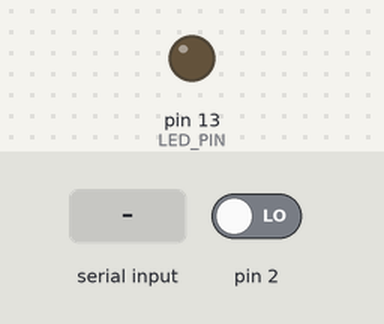
Recording of a program running on a simulated Arduino Uno, built with avr-gcc and run on an emulated ATmega328P. Parts: output pins drawn as LEDs (lit = HIGH). The test bench sets the inputs (shaded band); at power-on: pin 2 LOW. The sensor or clock chip raises its interrupt line as the real part does; what the program prints to the serial monitor is not drawn.

Above: at 0.9 s.
1.0 s: "1\n" received over Serial
At 2.1 s:
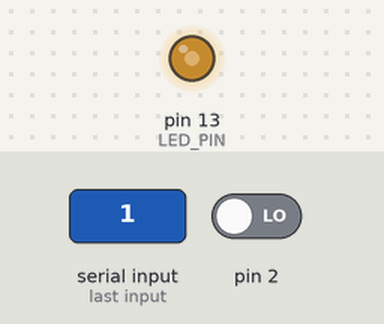
3.0 s: pin 2 driven HIGH
At 3.7 s:
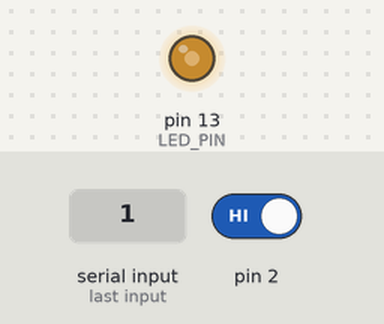
Timing chart, 0 to 6.0 s (numbered marks = the images above; inputs shaded):
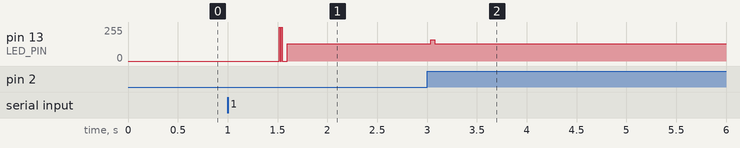

The program:

main.cpp
```cpp
#include <Arduino.h>
// I2C device class (I2Cdev) demonstration Arduino sketch for MPU6050 class using DMP (MotionApps v2.0)
// 6/21/2012 by Jeff Rowberg <jeff@rowberg.net>
// Updates should (hopefully) always be available at https://github.com/jrowberg/i2cdevlib
//
// Changelog:
//      2013-05-08 - added seamless Fastwire support
//                 - added note about gyro calibration
//      2012-06-21 - added note about Arduino 1.0.1 + Leonardo compatibility error
//      2012-06-20 - improved FIFO overflow handling and simplified read process
//      2012-06-19 - completely rearranged DMP initialization code and simplification
//      2012-06-13 - pull gyro and accel data from FIFO packet instead of reading directly
//      2012-06-09 - fix broken FIFO read sequence and change interrupt detection to RISING
//      2012-06-05 - add gravity-compensated initial reference frame acceleration output
//                 - add 3D math helper file to DMP6 example sketch
//                 - add Euler output and Yaw/Pitch/Roll output formats
//      2012-06-04 - remove accel offset clearing for better results (thanks Sungon Lee)
//      2012-06-01 - fixed gyro sensitivity to be 2000 deg/sec instead of 250
//      2012-05-30 - basic DMP initialization working

/* ============================================
I2Cdev device library code is placed under the MIT license
Copyright (c) 2012 Jeff Rowberg

Permission is hereby granted, free of charge, to any person obtaining a copy
of this software and associated documentation files (the "Software"), to deal
in the Software without restriction, including without limitation the rights
to use, copy, modify, merge, publish, distribute, sublicense, and/or sell
copies of the Software, and to permit persons to whom the Software is
furnished to do so, subject to the following conditions:

The above copyright notice and this permission notice shall be included in
all copies or substantial portions of the Software.

THE SOFTWARE IS PROVIDED "AS IS", WITHOUT WARRANTY OF ANY KIND, EXPRESS OR
IMPLIED, INCLUDING BUT NOT LIMITED TO THE WARRANTIES OF MERCHANTABILITY,
FITNESS FOR A PARTICULAR PURPOSE AND NONINFRINGEMENT. IN NO EVENT SHALL THE
AUTHORS OR COPYRIGHT HOLDERS BE LIABLE FOR ANY CLAIM, DAMAGES OR OTHER
LIABILITY, WHETHER IN AN ACTION OF CONTRACT, TORT OR OTHERWISE, ARISING FROM,
OUT OF OR IN CONNECTION WITH THE SOFTWARE OR THE USE OR OTHER DEALINGS IN
THE SOFTWARE.
===============================================
*/

// I2Cdev and MPU6050 must be installed as libraries, or else the .cpp/.h files
// for both classes must be in the include path of your project
#include <I2Cdev.h>

#include <MPU6050_6Axis_MotionApps20.h>
//#include "MPU6050.h" // not necessary if using MotionApps include file

// Arduino Wire library is required if I2Cdev I2CDEV_ARDUINO_WIRE implementation
// is used in I2Cdev.h
#if (I2CDEV_IMPLEMENTATION == I2CDEV_ARDUINO_WIRE) && !defined (PARTICLE)
    #include "Wire.h"
#endif

// class default I2C address is 0x68
// specific I2C addresses may be passed as a parameter here
// AD0 low = 0x68 (default for SparkFun breakout and InvenSense evaluation board)
// AD0 high = 0x69
MPU6050 mpu;
//MPU6050 mpu(0x69); // <-- use for AD0 high

/* =========================================================================
   NOTE: In addition to connection 3.3v, GND, SDA, and SCL, this sketch
   depends on the MPU-6050's INT pin being connected to the Arduino's
   external interrupt #0 pin. On the Arduino Uno and Mega 2560, this is
   digital I/O pin 2.
 * ========================================================================= */

/* =========================================================================
   NOTE: Arduino v1.0.1 with the Leonardo board generates a compile error
   when using Serial.write(buf, len). The Teapot output uses this method.
   The solution requires a modification to the Arduino USBAPI.h file, which
   is fortunately simple, but annoying. This will be fixed in the next IDE
   release. For more info, see these links:

   http://arduino.cc/forum/index.php/topic,109987.0.html
   http://code.google.com/p/arduino/issues/detail?id=958
 * ========================================================================= */


// uncomment "OUTPUT_READABLE_QUATERNION" if you want to see the actual
// quaternion components in a [w, x, y, z] format (not best for parsing
// on a remote host such as Processing or something though)
//#define OUTPUT_READABLE_QUATERNION

// uncomment "OUTPUT_READABLE_EULER" if you want to see Euler angles
// (in degrees) calculated from the quaternions coming from the FIFO.
// Note that Euler angles suffer from gimbal lock (for more info, see
// http://en.wikipedia.org/wiki/Gimbal_lock)
//#define OUTPUT_READABLE_EULER

// uncomment "OUTPUT_READABLE_YAWPITCHROLL" if you want to see the yaw/
// pitch/roll angles (in degrees) calculated from the quaternions coming
// from the FIFO. Note this also requires gravity vector calculations.
// Also note that yaw/pitch/roll angles suffer from gimbal lock (for
// more info, see: http://en.wikipedia.org/wiki/Gimbal_lock)
//#define OUTPUT_READABLE_YAWPITCHROLL

// uncomment "OUTPUT_READABLE_REALACCEL" if you want to see acceleration
// components with gravity removed. This acceleration reference frame is
// not compensated for orientation, so +X is always +X according to the
// sensor, just without the effects of gravity. If you want acceleration
// compensated for orientation, us OUTPUT_READABLE_WORLDACCEL instead.
//#define OUTPUT_READABLE_REALACCEL

// uncomment "OUTPUT_READABLE_WORLDACCEL" if you want to see acceleration
// components with gravity removed and adjusted for the world frame of
// reference (yaw is relative to initial orientation, since no magnetometer
// is present in this case). Could be quite handy in some cases.
//#define OUTPUT_READABLE_WORLDACCEL

// uncomment "OUTPUT_TEAPOT" if you want output that matches the
// format used for the InvenSense teapot demo
#define OUTPUT_TEAPOT


#if defined (PARTICLE)
#define LED_PIN D7 // (Particle is D7)
#else
#define LED_PIN 13 // (Arduino is 13, Teensy is 11, Teensy++ is 6)
#endif

bool blinkState = false;

// MPU control/status vars
bool dmpReady = false;  // set true if DMP init was successful
uint8_t mpuIntStatus;   // holds actual interrupt status byte from MPU
uint8_t devStatus;      // return status after each device operation (0 = success, !0 = error)
uint16_t packetSize;    // expected DMP packet size (default is 42 bytes)
uint16_t fifoCount;     // count of all bytes currently in FIFO
uint8_t fifoBuffer[64]; // FIFO storage buffer

// orientation/motion vars
Quaternion q;           // [w, x, y, z]         quaternion container
VectorInt16 aa;         // [x, y, z]            accel sensor measurements
VectorInt16 aaReal;     // [x, y, z]            gravity-free accel sensor measurements
VectorInt16 aaWorld;    // [x, y, z]            world-frame accel sensor measurements
VectorFloat gravity;    // [x, y, z]            gravity vector
float euler[3];         // [psi, theta, phi]    Euler angle container
float ypr[3];           // [yaw, pitch, roll]   yaw/pitch/roll container and gravity vector

// packet structure for InvenSense teapot demo
uint8_t teapotPacket[14] = { '$', 0x02, 0,0, 0,0, 0,0, 0,0, 0x00, 0x00, '\r', '\n' };


// ================================================================
// ===               INTERRUPT DETECTION ROUTINE                ===
// ================================================================

volatile bool mpuInterrupt = false;     // indicates whether MPU interrupt pin has gone high
void dmpDataReady() {
    mpuInterrupt = true;
}


// ================================================================
// ===                      INITIAL SETUP                       ===
// ================================================================

void setup() {
    // join I2C bus (I2Cdev library doesn't do this automatically)
    #if I2CDEV_IMPLEMENTATION == I2CDEV_ARDUINO_WIRE
		#if defined (PARTICLE)
			Wire.setSpeed(CLOCK_SPEED_400KHZ);
			Wire.begin();
		#else
			Wire.begin();
			TWBR = 24; // 400kHz I2C clock (200kHz if CPU is 8MHz)
		#endif
    #elif I2CDEV_IMPLEMENTATION == I2CDEV_BUILTIN_FASTWIRE
        Fastwire::setup(400, true);
    #endif

    // initialize serial communication
    // (115200 chosen because it is required for Teapot Demo output, but it's
    // really up to you depending on your project)
    Serial.begin(115200);
#if !defined (PARTICLE)
    while (!Serial); // wait for Leonardo enumeration, others continue immediately
#endif

    // NOTE: 8MHz or slower host processors, like the Teensy @ 3.3v or Ardunio
    // Pro Mini running at 3.3v, cannot handle this baud rate reliably due to
    // the baud timing being too misaligned with processor ticks. You must use
    // 38400 or slower in these cases, or use some kind of external separate
    // crystal solution for the UART timer.

    // initialize device
    Serial.println(F("Initializing I2C devices..."));
    mpu.initialize();

    // verify connection
    Serial.println(F("Testing device connections..."));
    Serial.println(mpu.testConnection() ? F("MPU6050 connection successful") : F("MPU6050 connection failed"));

    // wait for ready
    Serial.println(F("\nSend any character to begin DMP programming and demo: "));
    while (Serial.available() && Serial.read()); // empty buffer
    while (!Serial.available());                 // wait for data
    while (Serial.available() && Serial.read()); // empty buffer again

    // load and configure the DMP
    Serial.println(F("Initializing DMP..."));
    devStatus = mpu.dmpInitialize();

    // supply your own gyro offsets here, scaled for min sensitivity
    mpu.setXGyroOffset(220);
    mpu.setYGyroOffset(76);
    mpu.setZGyroOffset(-85);
    mpu.setZAccelOffset(1788); // 1688 factory default for my test chip

    // make sure it worked (returns 0 if so)
    if (devStatus == 0) {
        // turn on the DMP, now that it's ready
        Serial.println(F("Enabling DMP..."));
        mpu.setDMPEnabled(true);

        // enable Arduino interrupt detection
        Serial.println(F("Enabling interrupt detection (Arduino external interrupt 0)..."));
	#if defined (PARTICLE)
        attachInterrupt(D2, dmpDataReady, RISING);
	#else
        attachInterrupt(0, dmpDataReady, RISING);
	#endif
        mpuIntStatus = mpu.getIntStatus();

        // set our DMP Ready flag so the main loop() function knows it's okay to use it
        Serial.println(F("DMP ready! Waiting for first interrupt..."));
        dmpReady = true;

        // get expected DMP packet size for later comparison
        packetSize = mpu.dmpGetFIFOPacketSize();
    } else {
        // ERROR!
        // 1 = initial memory load failed
        // 2 = DMP configuration updates failed
        // (if it's going to break, usually the code will be 1)
        Serial.print(F("DMP Initialization failed (code "));
        Serial.print(devStatus);
        Serial.println(F(")"));
    }

    // configure LED for output
    pinMode(LED_PIN, OUTPUT);
}


// ================================================================
// ===                    MAIN PROGRAM LOOP                     ===
// ================================================================

void loop() {
    // if programming failed, don't try to do anything
    if (!dmpReady) return;

    // wait for MPU interrupt or extra packet(s) available
    while (!mpuInterrupt && fifoCount < packetSize) {
        // other program behavior stuff here
        // .
        // .
        // .
        // if you are really paranoid you can frequently test in between other
        // stuff to see if mpuInterrupt is true, and if so, "break;" from the
        // while() loop to immediately process the MPU data
        // .
        // .
        // .
    }

    // reset interrupt flag and get INT_STATUS byte
    mpuInterrupt = false;
    mpuIntStatus = mpu.getIntStatus();

    // get current FIFO count
    fifoCount = mpu.getFIFOCount();

    // check for overflow (this should never happen unless our code is too inefficient)
    if ((mpuIntStatus & 0x10) || fifoCount == 1024) {
        // reset so we can continue cleanly
        mpu.resetFIFO();
        Serial.println(F("FIFO overflow!"));

    // otherwise, check for DMP data ready interrupt (this should happen frequently)
    } else if ((mpuIntStatus & 0x02) > 0) {
        // wait for correct available data length, should be a VERY short wait
        while (fifoCount < packetSize) fifoCount = mpu.getFIFOCount();

        // read a packet from FIFO
        mpu.getFIFOBytes(fifoBuffer, packetSize);

        // track FIFO count here in case there is > 1 packet available
        // (this lets us immediately read more without waiting for an interrupt)
        fifoCount -= packetSize;

        #ifdef OUTPUT_READABLE_QUATERNION
            // display quaternion values in easy matrix form: w x y z
            mpu.dmpGetQuaternion(&q, fifoBuffer);
            Serial.print("quat\t");
            Serial.print(q.w);
            Serial.print("\t");
            Serial.print(q.x);
            Serial.print("\t");
            Serial.print(q.y);
            Serial.print("\t");
            Serial.println(q.z);
        #endif

        #ifdef OUTPUT_READABLE_EULER
            // display Euler angles in degrees
            mpu.dmpGetQuaternion(&q, fifoBuffer);
            mpu.dmpGetEuler(euler, &q);
            Serial.print("euler\t");
            Serial.print(euler[0] * 180/M_PI);
            Serial.print("\t");
            Serial.print(euler[1] * 180/M_PI);
            Serial.print("\t");
            Serial.println(euler[2] * 180/M_PI);
        #endif

        #ifdef OUTPUT_READABLE_YAWPITCHROLL
            // display Euler angles in degrees
            mpu.dmpGetQuaternion(&q, fifoBuffer);
            mpu.dmpGetGravity(&gravity, &q);
            mpu.dmpGetYawPitchRoll(ypr, &q, &gravity);
            Serial.print("ypr\t");
            Serial.print(ypr[0] * 180/M_PI);
            Serial.print("\t");
            Serial.print(ypr[1] * 180/M_PI);
            Serial.print("\t");
            Serial.println(ypr[2] * 180/M_PI);
        #endif

        #ifdef OUTPUT_READABLE_REALACCEL
            // display real acceleration, adjusted to remove gravity
            mpu.dmpGetQuaternion(&q, fifoBuffer);
            mpu.dmpGetAccel(&aa, fifoBuffer);
            mpu.dmpGetGravity(&gravity, &q);
            mpu.dmpGetLinearAccel(&aaReal, &aa, &gravity);
            Serial.print("areal\t");
            Serial.print(aaReal.x);
            Serial.print("\t");
            Serial.print(aaReal.y);
            Serial.print("\t");
            Serial.println(aaReal.z);
        #endif

        #ifdef OUTPUT_READABLE_WORLDACCEL
            // display initial world-frame acceleration, adjusted to remove gravity
            // and rotated based on known orientation from quaternion
            mpu.dmpGetQuaternion(&q, fifoBuffer);
            mpu.dmpGetAccel(&aa, fifoBuffer);
            mpu.dmpGetGravity(&gravity, &q);
            mpu.dmpGetLinearAccel(&aaReal, &aa, &gravity);
            mpu.dmpGetLinearAccelInWorld(&aaWorld, &aaReal, &q);
            Serial.print("aworld\t");
            Serial.print(aaWorld.x);
            Serial.print("\t");
            Serial.print(aaWorld.y);
            Serial.print("\t");
            Serial.println(aaWorld.z);
        #endif

        #ifdef OUTPUT_TEAPOT
            // display quaternion values in InvenSense Teapot demo format:
            teapotPacket[2] = fifoBuffer[0];
            teapotPacket[3] = fifoBuffer[1];
            teapotPacket[4] = fifoBuffer[4];
            teapotPacket[5] = fifoBuffer[5];
            teapotPacket[6] = fifoBuffer[8];
            teapotPacket[7] = fifoBuffer[9];
            teapotPacket[8] = fifoBuffer[12];
            teapotPacket[9] = fifoBuffer[13];
            Serial.write(teapotPacket, 14);
            teapotPacket[11]++; // packetCount, loops at 0xFF on purpose
        #endif

        // blink LED to indicate activity
        blinkState = !blinkState;
        digitalWrite(LED_PIN, blinkState);
    }
}
```

Measured:
- after the input at 1.0 s, pin 13 (LED_PIN): 0/255 → 128/255 after 0.52 s
- after the input at 3.0 s, pin 13 (LED_PIN): 128/255 → 161/255 at once, → 128/255 0.04 s later
